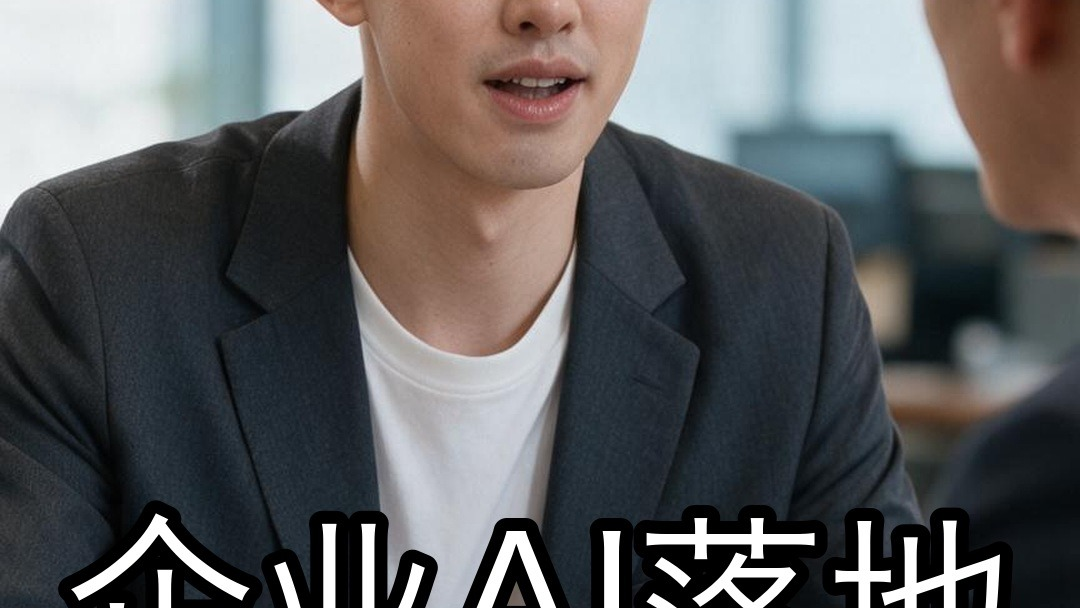
#> input picture examples/crops/9x16-16x9.jpg, 1080 x 608 px; its folder holds only this picture in this run
$ python crop_check.py --image ../examples/crops/9x16-16x9.jpg
#> lines starting #> are read from the running program, lines starting #| are printed output that depends on the picture
#!/usr/bin/env python3
"""
裁切模拟：把所有平台的中心裁切都模拟一遍，并标出 12.5%-87.5% 安全区。

用法:
  python3 crop_check.py --image covers/9x16.jpg --outdir crops/
  python3 crop_check.py --image covers/9x16.jpg --ratios 3:4,16:9 --outdir crops/
  python3 crop_check.py --selftest

输出:
  <name>-3x4.jpg   平台实际看到的 3:4 裁切
  <name>-16x9.jpg  平台实际看到的 16:9 裁切
  <name>-safe.jpg  原图 + 安全区框线（看关键元素有没有出界）
"""
import argparse
import os
import shutil
import sys
import tempfile

from PIL import Image, ImageDraw

SAFE_TOP = 0.125
SAFE_BOTTOM = 0.875
SAFE_LEFT = 0.125
SAFE_RIGHT = 0.875


def crop_center(im, W, H):
    r = max(W / float(im.width), H / float(im.height))
    im2 = im.resize((max(1, int(im.width * r + 0.5)), max(1, int(im.height * r + 0.5))), Image.LANCZOS)
    left = (im2.width - W) // 2
    top = (im2.height - H) // 2
    return im2.crop((left, top, left + W, top + H))


def parse_ratios(s):
    out = []
    for part in s.split(","):
        part = part.strip()
        if not part:
            continue
        a, _, b = part.partition(":")
        if not b:
            a, b = part.split("x")
        out.append((part.replace(":", "x"), int(a), int(b)))
    return out


def run(args):
    if not os.path.isfile(args.image):
        print("图片不存在: %s" % args.image)
        return 2
    os.makedirs(args.outdir, exist_ok=True)
    im = Image.open(args.image).convert("RGB")
#> im is the input picture: PIL image 1080x608 RGB; mean R, G, B 93.9, 93.5, 94.2
    W, H = im.size
#> W = 1080; H = 608
    base = os.path.splitext(os.path.basename(args.image))[0]

    for name, rw, rh in parse_ratios(args.ratios):
        # 目标尺寸：保持原图短边，按目标比例算
        target_w = min(W, 1600)
        target_h = int(round(target_w * rh / float(rw)))
        if target_h > H:
            target_h = H
            target_w = int(round(target_h * rw / float(rh)))
        out = crop_center(im, target_w, target_h)
        p = os.path.join(args.outdir, "%s-%s.jpg" % (base, name))
        out.save(p, quality=92)
        print("%-6s %dx%d -> %s" % (name, target_w, target_h, p))
#> this loop made 3 passes
#> pass 1, in run, `out = crop_center(im, target_w, target_h)`:
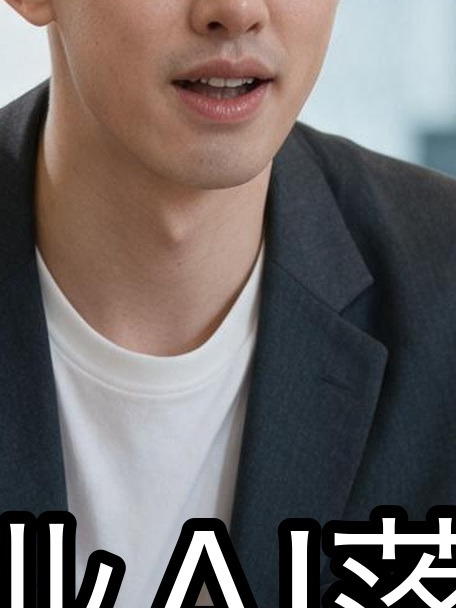
#> out: PIL image 456x608 RGB; mean R, G, B 110.5, 104.1, 103.1
#> pass 2, in run, `out = crop_center(im, target_w, target_h)`:
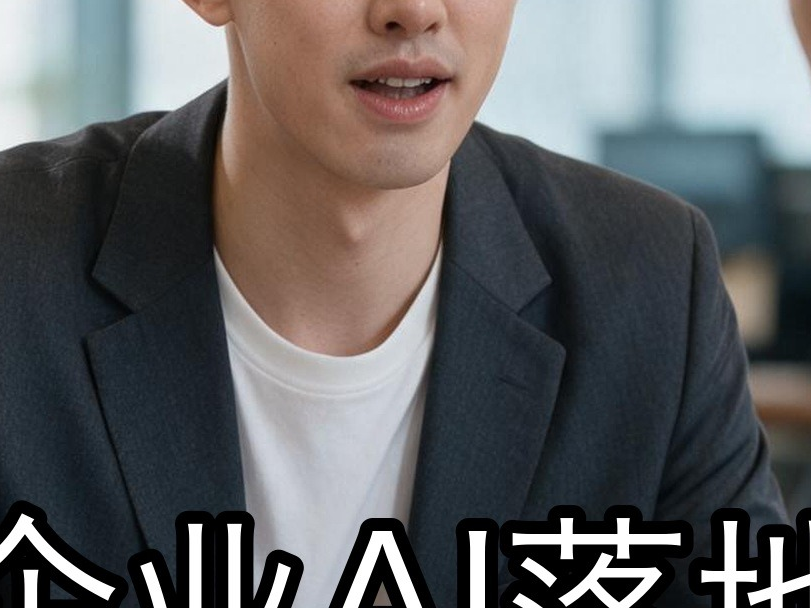
#> out: PIL image 811x608 RGB; mean R, G, B 96.3, 96.5, 97.8

    # 安全区叠加图
    safe = im.copy()
    d = ImageDraw.Draw(safe)
    box = [int(W * SAFE_LEFT), int(H * SAFE_TOP), int(W * SAFE_RIGHT), int(H * SAFE_BOTTOM)]
#> box = [135, 76, 945, 532]
    d.rectangle(box, outline=(0, 210, 255), width=max(4, W // 180))
    # 3:4 裁切线
    ch = H
#> ch = 608
    cw = int(round(ch * 3 / 4.0))
#> cw = 456
    if cw <= W:
        left = (W - cw) // 2
#> left = 312
        d.rectangle([left, 0, left + cw, H], outline=(255, 90, 90), width=max(3, W // 260))
    p = os.path.join(args.outdir, "%s-safe.jpg" % base)
    safe.save(p, quality=92)
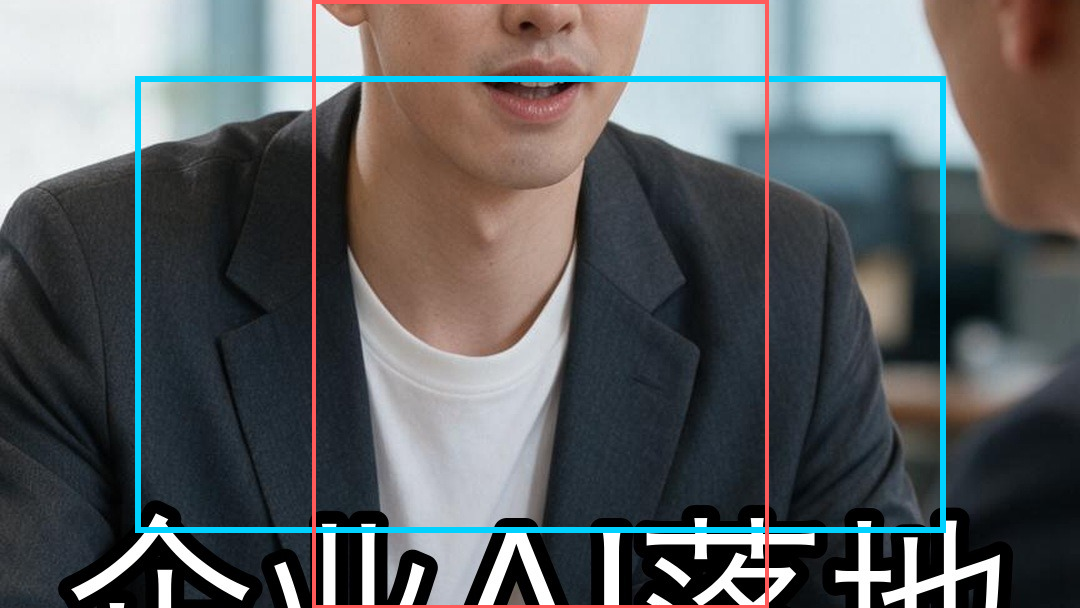
#> saved as 9x16-16x9-safe.jpg: PIL image 1080x608 RGB; mean R, G, B 93.5, 95.8, 97.5
    print("safe   安全区 + 3:4 裁切线 -> %s" % p)
#| safe   安全区 + 3:4 裁切线 -> crops/9x16-16x9-safe.jpg
    print("\n看图判断：蓝框内的关键元素在 3:4（红框）裁切后仍在吗？字有没有被切？脸有没有被切？")
    return 0


def selftest():
    tmp = tempfile.mkdtemp(prefix="crop-selftest-")
    try:
        src = os.path.join(tmp, "c.jpg")
        Image.new("RGB", (1080, 1920), (240, 225, 205)).save(src)
        out = os.path.join(tmp, "out")
        sys.argv = ["crop_check.py", "--image", src, "--ratios", "3:4,4:3,16:9", "--outdir", out]
        rc = run(parse())
        if rc != 0:
            return 1
        names = [f for f in os.listdir(out) if f.endswith(".jpg")]
        if len(names) < 4:
            print("SELFTEST FAIL: 输出文件不足 %s" % names)
            return 1
        print("SELFTEST PASS（3:4 / 4:3 / 16:9 + 安全区图）")
        return 0
    finally:
        shutil.rmtree(tmp, ignore_errors=True)


def parse():
    p = argparse.ArgumentParser(description="平台中心裁切模拟")
    p.add_argument("--image")
    p.add_argument("--ratios", default="3:4,4:3,16:9")
    p.add_argument("--outdir", default="crops")
    p.add_argument("--selftest", action="store_true")
    return p.parse_args()


def main():
    a = parse()
    if a.selftest:
        sys.exit(selftest())
    if not a.image:
        print("需要 --image（或 --selftest）")
        sys.exit(2)
    sys.exit(run(a))
#> (the program exits here)

$ run again, on examples/crops/9x16-3x4.jpg
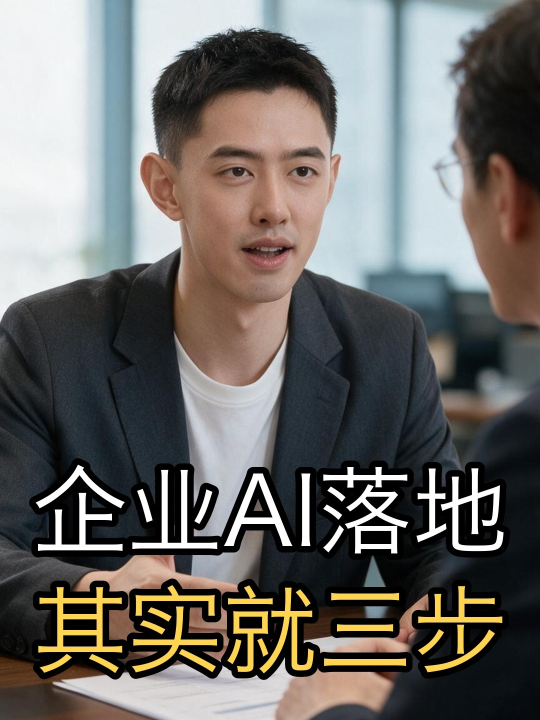
#> input picture examples/crops/9x16-3x4.jpg, 1080 x 1440 px (shown at 1/2 size)
#> in run, im is the input picture: PIL image 1080x1440 RGB; mean R, G, B 109.4, 107.4, 104.2
#> the loop in run, `for name, rw, rh in parse_ratios(args.ratios):` made 3 passes
#> pass 2, in run, `out = crop_center(im, target_w, target_h)`:
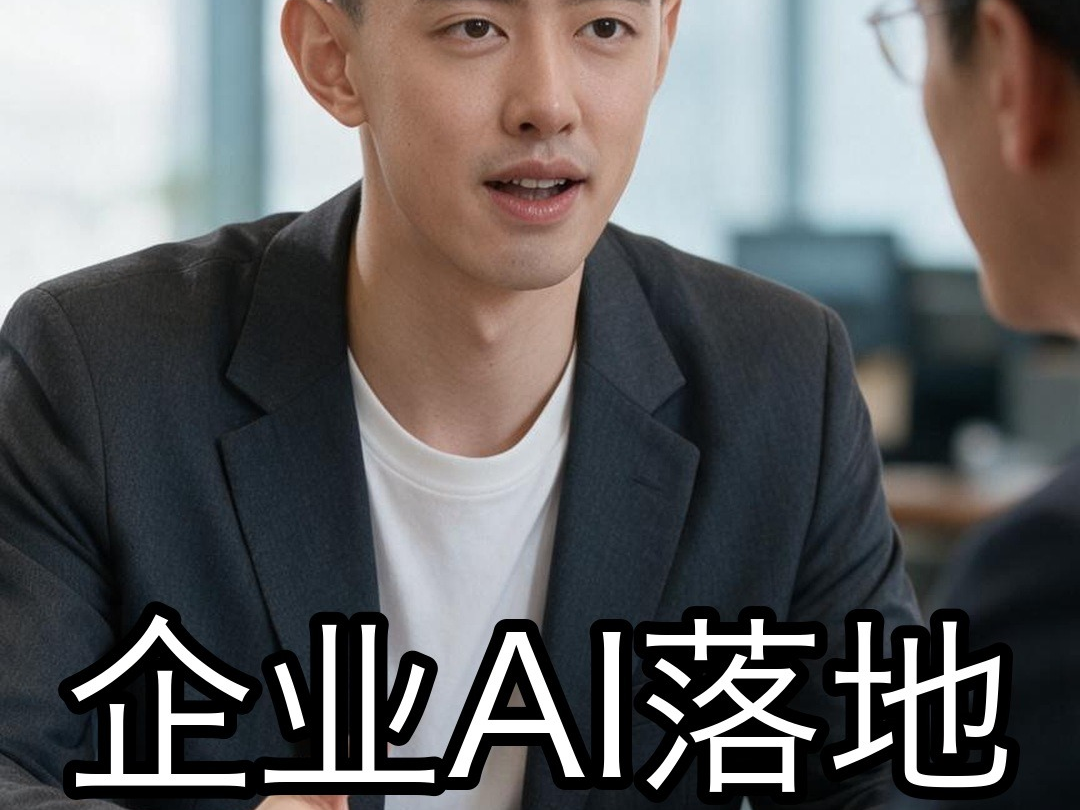
#> out: PIL image 1080x810 RGB; mean R, G, B 100.5, 99, 99.1
#> in run, `safe.save(p, quality=92)`:
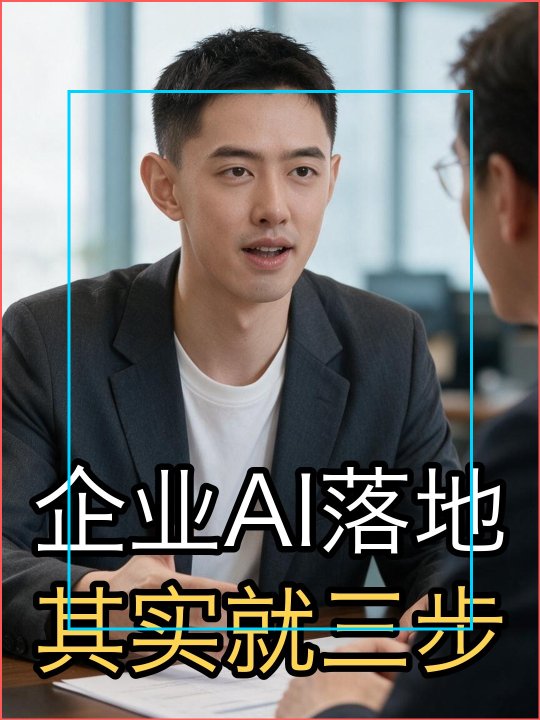
#> saved as 9x16-3x4-safe.jpg: PIL image 1080x1440 RGB (shown at 1/2 size); mean R, G, B 109.4, 108.6, 106.2
#| safe   安全区 + 3:4 裁切线 -> crops/9x16-3x4-safe.jpg

$ run again, on examples/crops/9x16-4x3.jpg
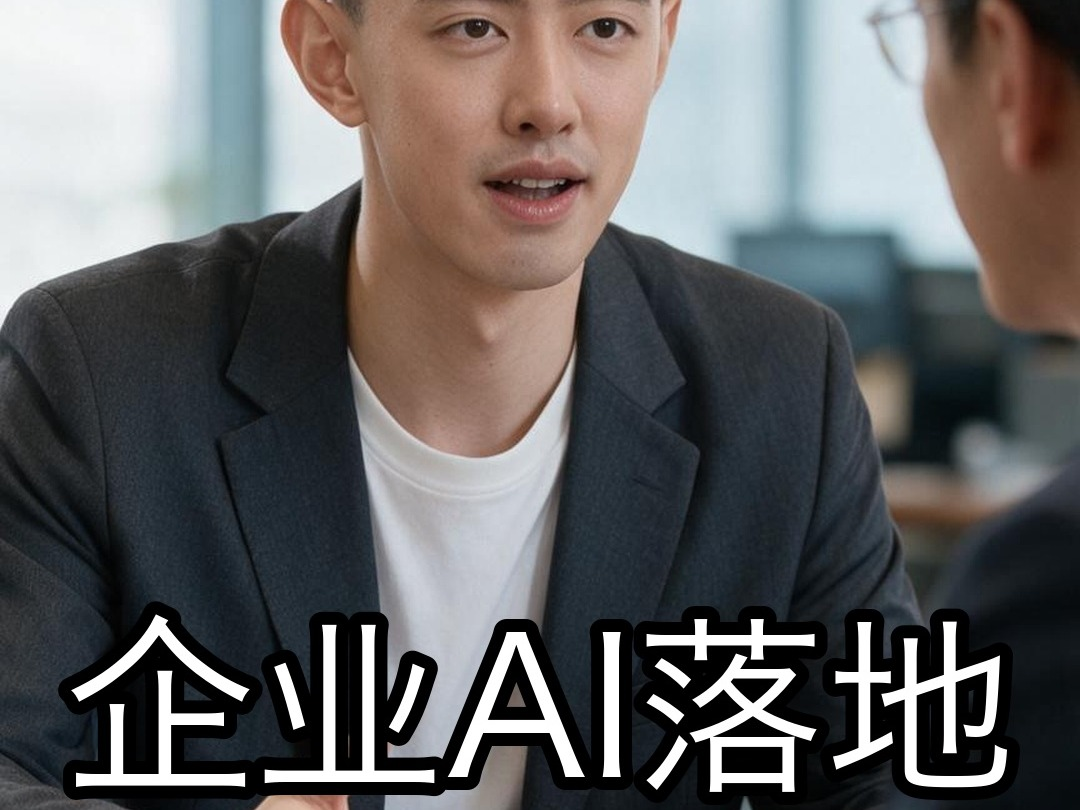
#> input picture examples/crops/9x16-4x3.jpg, 1080 x 810 px
#> in run, im is the input picture: PIL image 1080x810 RGB; mean R, G, B 100.5, 99, 99.1
#> the loop in run, `for name, rw, rh in parse_ratios(args.ratios):` made 3 passes
#> pass 1, in run, `out = crop_center(im, target_w, target_h)`:
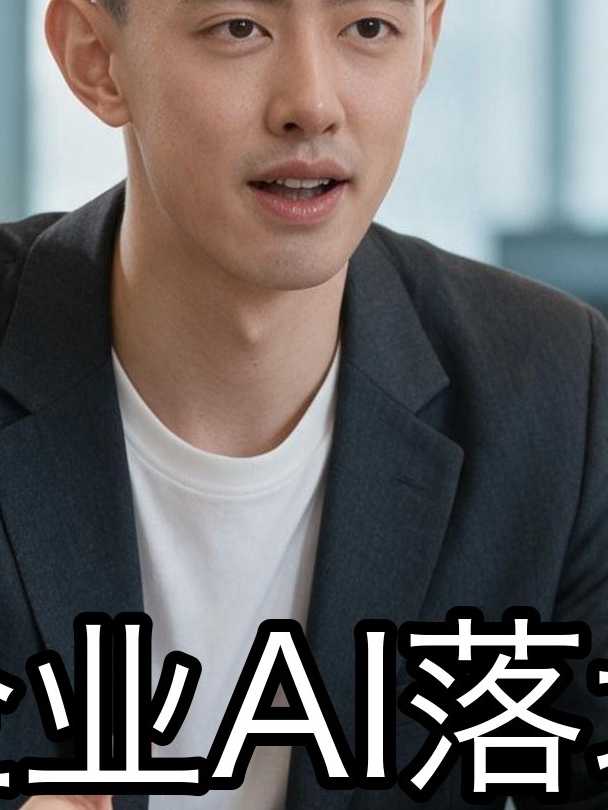
#> out: PIL image 608x810 RGB; mean R, G, B 105.6, 101.9, 101.5
#> in run, `safe.save(p, quality=92)`:
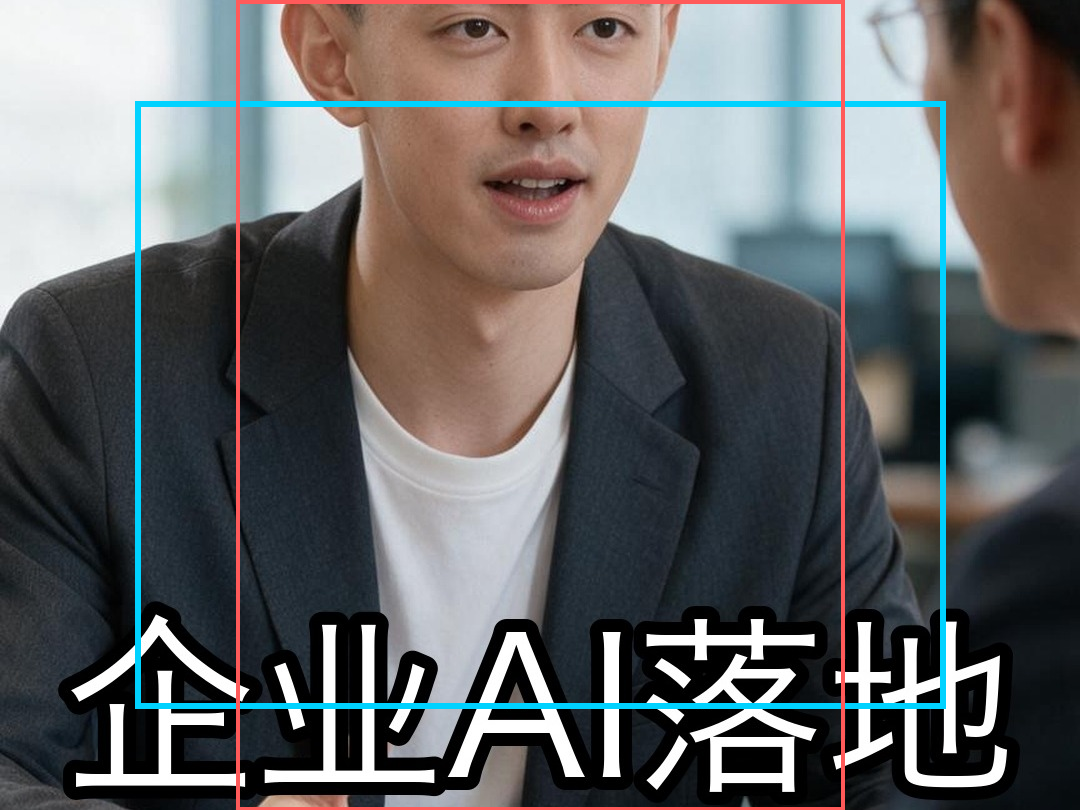
#> saved as 9x16-4x3-safe.jpg: PIL image 1080x810 RGB; mean R, G, B 100.2, 100.7, 101.8
#| safe   安全区 + 3:4 裁切线 -> crops/9x16-4x3-safe.jpg
